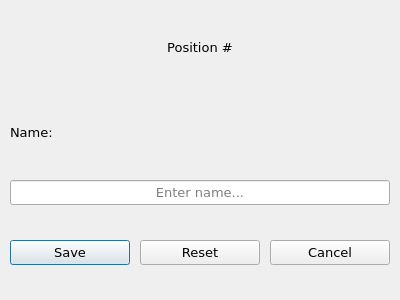
<?xml version="1.0" encoding="UTF-8"?>
<ui version="4.0">
 <class>PositionDialog</class>
 <widget class="QDialog" name="PositionDialog">
  <property name="geometry">
   <rect>
    <x>0</x>
    <y>0</y>
    <width>400</width>
    <height>300</height>
   </rect>
  </property>
  <property name="minimumSize">
   <size>
    <width>400</width>
    <height>300</height>
   </size>
  </property>
  <property name="maximumSize">
   <size>
    <width>400</width>
    <height>300</height>
   </size>
  </property>
  <property name="font">
   <font>
    <family>Verdana</family>
    <pointsize>10</pointsize>
   </font>
  </property>
  <property name="windowTitle">
   <string>Chan Pediatric Clinic</string>
  </property>
  <property name="windowIcon">
   <iconset resource="../Resource/resource.qrc">
    <normaloff>:/window_icon.ico</normaloff>:/window_icon.ico</iconset>
  </property>
  <layout class="QVBoxLayout" name="main_layout" stretch="1,1,1,1">
   <property name="spacing">
    <number>10</number>
   </property>
   <property name="leftMargin">
    <number>10</number>
   </property>
   <property name="topMargin">
    <number>10</number>
   </property>
   <property name="rightMargin">
    <number>10</number>
   </property>
   <property name="bottomMargin">
    <number>10</number>
   </property>
   <item>
    <widget class="QLabel" name="lbl_position_id">
     <property name="text">
      <string>Position #</string>
     </property>
     <property name="alignment">
      <set>Qt::AlignCenter</set>
     </property>
    </widget>
   </item>
   <item>
    <widget class="QLabel" name="lbl_name">
     <property name="text">
      <string>Name:</string>
     </property>
    </widget>
   </item>
   <item>
    <widget class="QLineEdit" name="lnedit_name">
     <property name="maxLength">
      <number>100</number>
     </property>
     <property name="alignment">
      <set>Qt::AlignCenter</set>
     </property>
     <property name="placeholderText">
      <string>Enter name...</string>
     </property>
     <property name="clearButtonEnabled">
      <bool>true</bool>
     </property>
    </widget>
   </item>
   <item>
    <widget class="QWidget" name="wdgt_dialog_buttons" native="true">
     <layout class="QHBoxLayout" name="wdgt_dialog_buttons_layout" stretch="1,1,1">
      <property name="spacing">
       <number>10</number>
      </property>
      <property name="leftMargin">
       <number>0</number>
      </property>
      <property name="topMargin">
       <number>0</number>
      </property>
      <property name="rightMargin">
       <number>0</number>
      </property>
      <property name="bottomMargin">
       <number>0</number>
      </property>
      <item>
       <widget class="QPushButton" name="pshbtn_add_save">
        <property name="cursor">
         <cursorShape>PointingHandCursor</cursorShape>
        </property>
        <property name="text">
         <string>Save</string>
        </property>
       </widget>
      </item>
      <item>
       <widget class="QPushButton" name="pshbtn_clear_reset">
        <property name="cursor">
         <cursorShape>PointingHandCursor</cursorShape>
        </property>
        <property name="text">
         <string>Reset</string>
        </property>
       </widget>
      </item>
      <item>
       <widget class="QPushButton" name="pshbtn_cancel">
        <property name="cursor">
         <cursorShape>PointingHandCursor</cursorShape>
        </property>
        <property name="text">
         <string>Cancel</string>
        </property>
       </widget>
      </item>
     </layout>
    </widget>
   </item>
  </layout>
 </widget>
 <resources>
  <include location="../Resource/resource.qrc"/>
 </resources>
 <connections/>
</ui>
